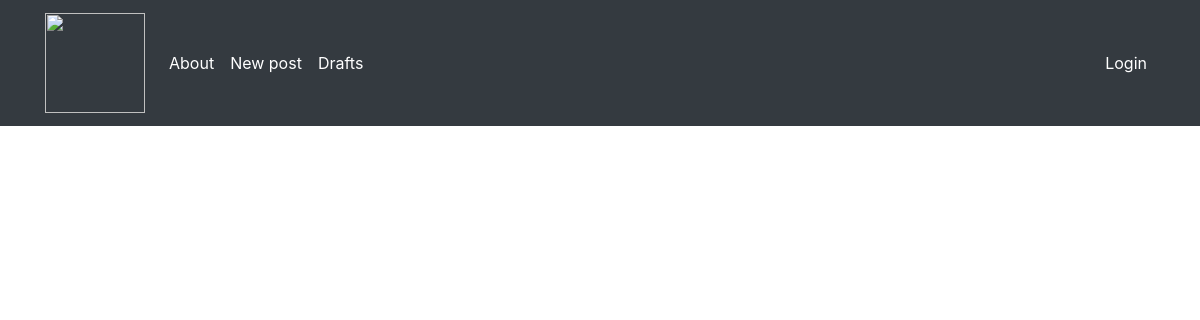
/, run on an earlier commit of the app's database.
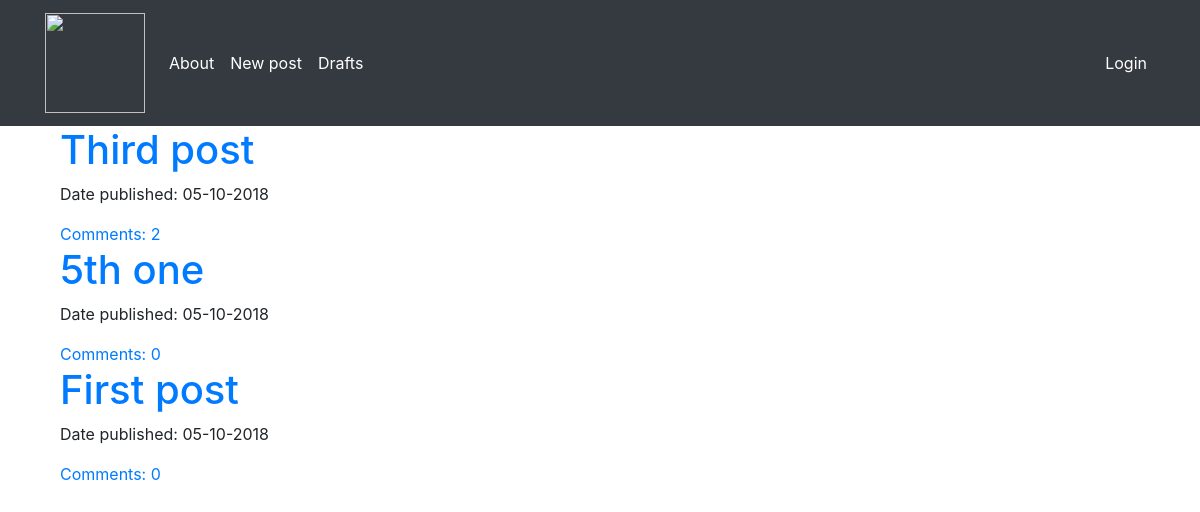
And on a later commit of the database.
### blog/models.py (models this page shows, shortened)
class Post(models.Model):
    author = models.ForeignKey('auth.User', on_delete=models.CASCADE)  # superuser
    title = models.CharField(max_length=160)
    text = models.TextField()
    date_create = models.DateTimeField(default=timezone.now)
    date_publish = models.DateTimeField(blank=True, null=True)

### blog/views.py (the view)
# urls.py: path('', views.AllPostsView.as_view(), name='all_posts'),
class AllPostsView(ListView):
    model = Post
    template_name = 'blog/all_posts.html'  # override default post_list.html template
    def get_queryset(self):
        return Post.objects.filter(date_publish__lte=timezone.now()) \
            .order_by('-date_publish')  # newest to oldest

### blog/templates/blog/all_posts.html
{% extends 'blog/shared.html' %}
{% block content_block %}
<div class="container">
    {% for post in post_list %}
    <div class="post">
        <h1><a href="{% url 'post_content' pk=post.pk %}">{{post.title}}</a> </h1>
        <div class="date">
            <p>Date published: {{post.date_publish|date:'d-m-Y'}}</p>
        </div>
        <a href="{% url 'post_content' pk=post.pk %}">Comments: {{post.comments.count}}</a>
    </div>
    {% endfor %}
</div>
{% endblock %}

### blog/templates/blog/shared.html (shortened to what this page needs)
<!DOCTYPE html>
{% load static %}
<html lang="en">
<head>
    <link href="https://stackpath.bootstrapcdn.com/bootstrap/4.1.3/css/bootstrap.min.css" rel="stylesheet">
    <link rel="stylesheet" href="//cdn.jsdelivr.net/npm/medium-editor@latest/dist/css/medium-editor.min.css" type="text/css" media="screen" charset="utf-8">
    <link rel="stylesheet" href="{% static 'css/blogStyle.css' %}" type="text/css">
</head>
<body>
    <nav class="navbar navbar-expand-lg navbar-dark bg-dark">
        <div class="container">
            <a class="navbar-brand" href="{% url 'all_posts' %}">
                <img src="{% static 'images/lady.jpg' %}" width="100px" height="100px">
            </a>
            <ul class="navbar-nav mr-auto">
                <li class="nav-item">
                    <a class="nav-link active isactive text-white" href="{% url 'about' %}">About</a>
                </li>
                <li class="nav-item">
                    <a class="nav-link isactive text-white" href="{% url 'post_new' %}">New post</a>
                </li>
                <li class="nav-item">
                    <a class="nav-link isactive text-white" href="{% url 'drafts' %}">Drafts</a>
                </li>
            </ul>
            <ul class="navbar-nav navbar-right">
                {% if user.is_authenticated %}
                    <li class="nav-item">
                        <a class="nav-link text-white font-italic">Hi {{user.username}}</a>
                    </li>
                    <li class="nav-item">
                        <a class="nav-link isactive text-white" href="{% url 'logout' %}">Logout</a>
                    </li>
                {% else %}
                    <li class="nav-item">
                        <a class="nav-link isactive text-white" href="{% url 'login' %}">Login</a>
                    </li>
                {% endif %}
                </ul>
        </div>
    </nav>
    <div class="container">
        {% block content_block %}
        {% endblock %}
    </div>
</body>
</html>

What changed in the data, as far as the page shows it:
added Post: title "Third post", date_publish "05-10-2018", comments.count "2"
added Post: title "5th one", date_publish "05-10-2018", comments.count "0"
added Post: title "First post", date_publish "05-10-2018", comments.count "0"
